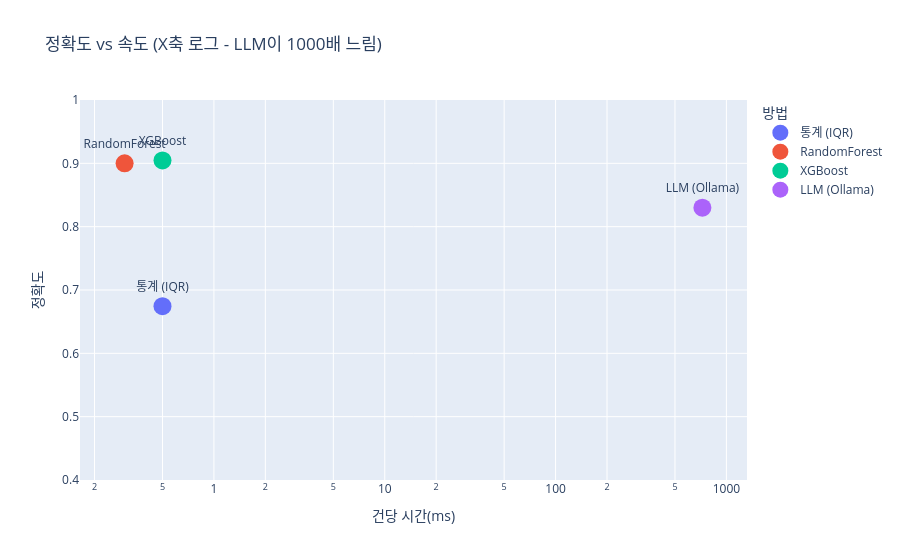

The code cell stored with this chart in its notebook:
### Markdown cell above
## 3. 정확도 vs 속도 — 트레이드오프 산점도

### Code cell
# %% [3] 정확도 vs 속도 (X축 로그)
fig = px.scatter(
    summary, x="건당 시간(ms)", y="정확도", text="방법",
    log_x=True,
    title="정확도 vs 속도 (X축 로그 - LLM이 1000배 느림)",
    color="방법", size_max=22,
)
fig.update_traces(marker_size=18, textposition="top center")
fig.update_yaxes(range=[0.4,1.0])
fig.show()

### Figure 1 — Plotly figure (JSON) as saved in the notebook; plotly's stock layout.template omitted (floating-point values rounded to 4 significant figures)
{"data": [{"hovertemplate": "방법=%{text}<br>건당 시간(ms)=%{x}<br>정확도=%{y}<extra></extra>", "legendgroup": "통계 (IQR)", "marker": {"color": "#636efa", "size": 18, "symbol": "circle"}, "mode": "markers+text", "name": "통계 (IQR)", "orientation": "v", "showlegend": true, "text": ["통계 (IQR)"], "textposition": "top center", "type": "scatter", "x": [0.5], "xaxis": "x", "y": [0.6745], "yaxis": "y"}, {"hovertemplate": "방법=%{text}<br>건당 시간(ms)=%{x}<br>정확도=%{y}<extra></extra>", "legendgroup": "RandomForest", "marker": {"color": "#EF553B", "size": 18, "symbol": "circle"}, "mode": "markers+text", "name": "RandomForest", "orientation": "v", "showlegend": true, "text": ["RandomForest"], "textposition": "top center", "type": "scatter", "x": [0.3], "xaxis": "x", "y": [0.9], "yaxis": "y"}, {"hovertemplate": "방법=%{text}<br>건당 시간(ms)=%{x}<br>정확도=%{y}<extra></extra>", "legendgroup": "XGBoost", "marker": {"color": "#00cc96", "size": 18, "symbol": "circle"}, "mode": "markers+text", "name": "XGBoost", "orientation": "v", "showlegend": true, "text": ["XGBoost"], "textposition": "top center", "type": "scatter", "x": [0.5], "xaxis": "x", "y": [0.9045], "yaxis": "y"}, {"hovertemplate": "방법=%{text}<br>건당 시간(ms)=%{x}<br>정확도=%{y}<extra></extra>", "legendgroup": "LLM (Ollama)", "marker": {"color": "#ab63fa", "size": 18, "symbol": "circle"}, "mode": "markers+text", "name": "LLM (Ollama)", "orientation": "v", "showlegend": true, "text": ["LLM (Ollama)"], "textposition": "top center", "type": "scatter", "x": [723.6], "xaxis": "x", "y": [0.83], "yaxis": "y"}], "layout": {"legend": {"title": {"text": "방법"}, "tracegroupgap": 0}, "title": {"text": "정확도 vs 속도 (X축 로그 - LLM이 1000배 느림)"}, "xaxis": {"anchor": "y", "domain": [0, 1], "title": {"text": "건당 시간(ms)"}, "type": "log"}, "yaxis": {"anchor": "x", "domain": [0, 1], "range": [0.4, 1], "title": {"text": "정확도"}}}}
